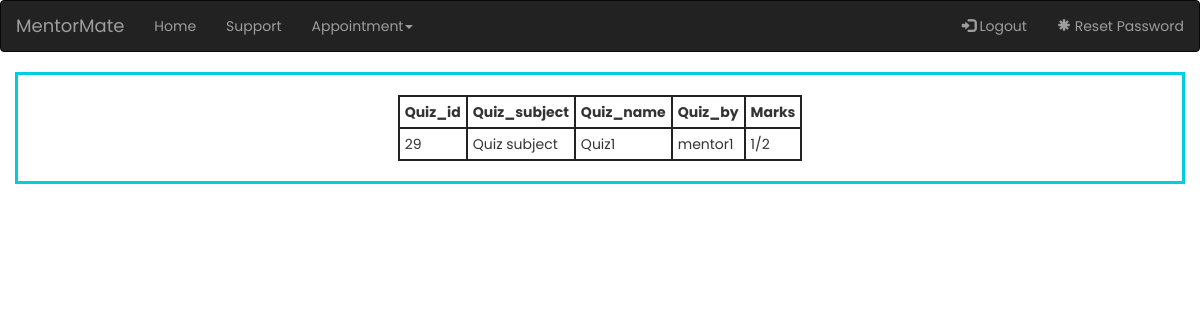
/mentor-mate-edits/check_quiz_results_student.php (signed in), run on the app's committed database.
### tables this page shows
CREATE TABLE `quiz_results` (
  `id` int(11) NOT NULL,
  `quiz_id` int(11) NOT NULL,
  `quiz_name` varchar(250) NOT NULL,
  `quiz_subject` varchar(250) NOT NULL,
  `quiz_by` varchar(250) NOT NULL,
  `correct_answers` int(250) NOT NULL,
  `incorrect_answers` int(250) NOT NULL,
  `total_questions` int(250) NOT NULL,
  `student_username` varchar(250) NOT NULL
);

### mentor-mate-edits/check_quiz_results_student.php (the view, shortened to what this page needs)
<?php
require_once "config.php";
$username = $_SESSION['username'];
?>
<!DOCTYPE html>
<html lang="en">
<head>
    <link rel="stylesheet" href="https://maxcdn.bootstrapcdn.com/bootstrap/3.4.1/css/bootstrap.min.css">
    <link rel="stylesheet" href="total_style.css">
</head>
<body>
    <nav class="navbar navbar-inverse">
        <div class="container-fluid">
            <div class="navbar-header">
                <a class="navbar-brand" href="home_page.php">MentorMate</a>
            </div>
            <ul class="nav navbar-nav">
                <li><a href="welcome.php">Home</a></li>
                <li><a href="home_page.php #support_start">Support</a></li>
                <li class="dropdown">
                    <a class="dropdown-toggle" data-toggle="dropdown" href="#">Appointment<span class="caret"></span></a>
                </li>
            </ul>
            <ul class="nav navbar-nav navbar-right">
                <li><a href="logout.php"><span class="glyphicon glyphicon-log-in"></span> Logout</a></li>
                <li><a href="reset-password.php"><span class="glyphicon glyphicon-asterisk"></span> Reset Password</a></li>
            </ul>
        </div>
    </nav>
    <div class="container maman">
        <table>
            <tr>
                <th>Quiz_id</th>
                <th>Quiz_subject</th>
                <th>Quiz_name</th>
                <th>Quiz_by</th>
                <th>Marks</th>
            </tr>
            <?php
            $sql3 = "SELECT * FROM `quiz_results` where `student_username` = '$username';";
            $result3 = mysqli_query($link, $sql3);
            if (mysqli_num_rows($result3) > 0) {
                while ($row3 = mysqli_fetch_array($result3)) {
                    echo '<tr>';
                    echo '<td>' . $row3['quiz_id'] . '</td>';
                    echo '<td>' . $row3['quiz_subject'] . '</td>';
                    echo '<td>' . $row3['quiz_name'] . '</td>';
                    echo '<td>' . $row3['quiz_by'] . '</td>';
                    echo '<td>' . $row3['correct_answers'] . '/' . $row3['total_questions'] . '</td>';
                    echo '</tr>';
                }
            } elseif (mysqli_num_rows($result3) == 0) {
                echo '</table>';
                echo 'No quiz solved';
            }
            ?>
        </table>
    </div>
</body>

### mentor-mate-edits/total_style.css (style rules this page uses)
body { font-family: Poppins; }
.maman { padding: 20px; font-size: 14px; height: fit-content; border: #00cde1 solid 3px; }
table { margin-left: auto; margin-right: auto; }
th, td { border: 2px solid #222222; padding: 5px; }

### data on the page
quiz_results: quiz "29", quiz_subject "Quiz subject", quiz_name "Quiz1", quiz_by "mentor1", correct_answers "1", total_questions "2"
